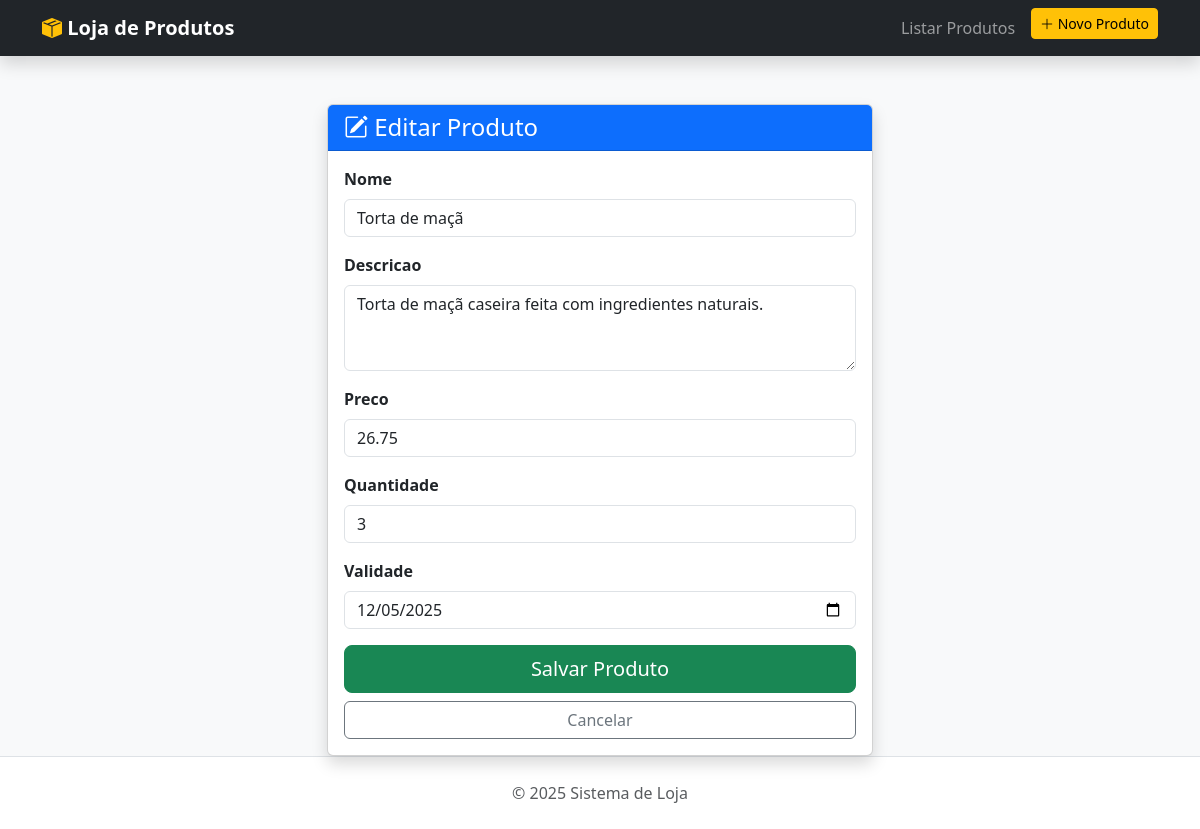
The page /editar/2/ on the database its author committed.
### gestao/models.py (models this page shows, shortened)
class Produto(models.Model):
    nome = models.CharField(max_length=100)
    descricao = models.TextField()
    preco = models.DecimalField(max_digits=10, decimal_places=2)
    validade = models.DateField()
    quantidade = models.IntegerField(default=0)

### gestao/views.py (the view)
# urls.py: path('editar/<int:produto_id>/', views.produto_edit, name='produto_edit'),
def produto_edit(request, produto_id):
    produto = get_object_or_404(Produto, pk=produto_id)
    if request.method == "POST":
     form = ProdutoForm(request.POST, instance=produto)
     if form.is_valid():
         form.save()
         return redirect('produto_list')
    else:
         form = ProdutoForm(instance=produto)
    return render(request, 'gestao/produto_novo.html', {'form': form})

### gestao/forms.py
class ProdutoForm(forms.ModelForm):
    class Meta:
        model = Produto
        fields = ['nome', 'descricao', 'preco', 'quantidade','validade']
        widgets = {
            'nome': forms.TextInput(attrs={'class': 'form-control', 'placeholder': 'Ex: Notebook Dell'}),
            'descricao': forms.Textarea(attrs={'class': 'form-control', 'rows': 3}),
            'preco': forms.NumberInput(attrs={'class': 'form-control', 'placeholder': '0.00'}),
            'quantidade': forms.NumberInput(attrs={'class': 'form-control', 'placeholder': 'Qtd em estoque'}),
            'validade': forms.DateInput(attrs={'class': 'form-control', 'type': 'date'}),
        }

### gestao/templates/gestao/produto_novo.html (shortened to what this page needs)
{% extends 'gestao/base.html' %}
{% block content %}
<div class="row justify-content-center">
    <div class="col-md-6">
        <div class="card shadow">
            <div class="card-header bg-primary text-white">
                <h4 class="mb-0">
                    <i class="bi bi-pencil-square"></i>
                     {% if form.instance.pk %}Editar Produto{% else %}Novo Produto{% endif %}
                </h4>
            </div>
            <div class="card-body">
                <form method="POST">
                    {% for field in form %}
                    <div class="mb-3">
                        <label class="form-label fw-bold">{{ field.label }}</label>
                        {{ field }}
                    </div>
                    {% endfor %}
                    <div class="d-grid gap-2">
                        <button type="submit" class="btn btn-success btn-lg">Salvar Produto</button>
                        <a href="{% url 'produto_list' %}" class="btn btn-outline-secondary">Cancelar</a>
                    </div>
                </form>
            </div>
        </div>
    </div>
</div>
{% endblock %}

### rows shown on the page
Produto: form "Torta de maçã" "Torta de maçã caseira feita com ingredientes naturais." "26.75" "3" "12/05/2025"

### other values the page prints
{{ field.label }} "Nome" "Descricao" "Preco" "Quantidade" "Validade"
